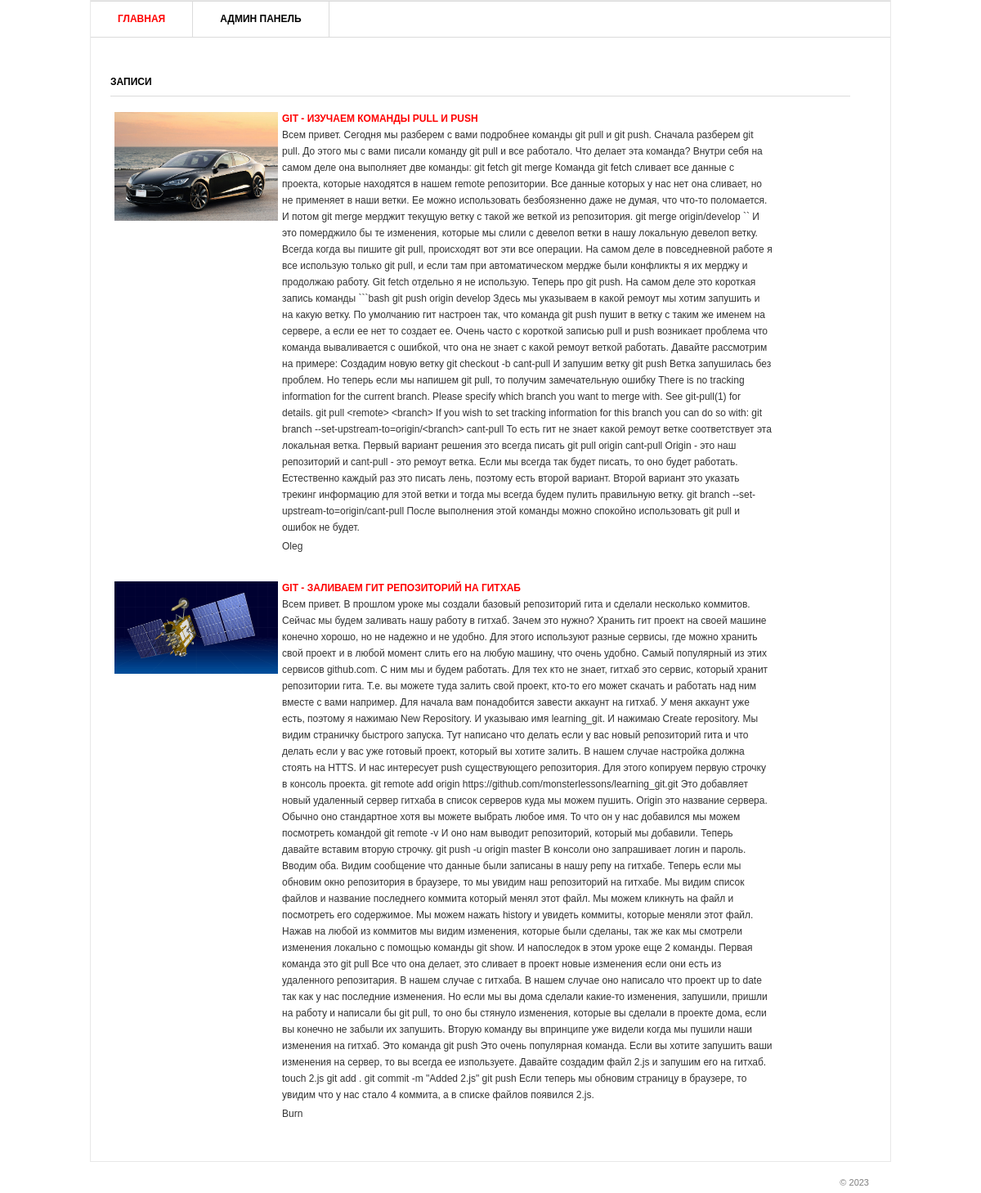
The page / on the database its author committed.
### blog/models.py (models this page shows, shortened)
class Post(models.Model):
    title = models.CharField('Заголовок записи', max_length=100)
    description = models.TextField('Текст записи')
    autor = models.CharField('Имя автора', max_length=100)
    date = models.DateField('Дата публикации')
    img = models.ImageField('Изображения', upload_to='image/%Y')
    class Meta:
        verbose_name = 'Запись'
        verbose_name_plural = 'Записи'

### blog/views.py (the view)
# urls.py: path('', views.PostView.as_view()),
class PostView(View):
    def get (self, reguest):
        posts = Post.objects.all()
        return render(reguest, 'blog/blog.html', {'post_list': posts})

### templates/blog/blog.html (shortened to what this page needs)
 {% load static %}
<html>
<head>
	<link rel="stylesheet" href="{% static 'css/style.css' %}" type="text/css" media="all" />
</head>
<body>
<div class="shell">
	<div class="border">
		<div id="navigation">
			<ul>
			    <li><a href="/" class="active">Главная</a></li>
			    <li><a href="/admin">Админ панель</a></li>
			</ul>
		</div>
		<div id="main">
			<div id="content" class="left">
				<div class="projects">
					<h3>Записи</h3>
					{% for post in post_list %}
					<div class="item">
						<div class="image left">
							<img src="{{ post.img.url }}" width="200px" />
						</div>
						<div class="text left">
							<h4><a href="{{ post.id }}">{{ post.title }}</a></h4>
							<p>{{ post.description }}</p>
							<p>{{ post.autor }}</p>
						</div>
					</div>
					{% endfor %}
				</div>
			</div>
		</div>
	</div>
	<div id="footer">
		<p class="copy right">&copy;  2023 </p>
	</div>
</div>
</body>
</html>

### static/css/style.css (style rules this page uses)
* { margin: 0; padding: 0; outline:0; }
body { font-size: 12px; line-height: 20px; font-family: Georgia, Arial, Helvetica, Sans-Serif; color: #333; background: url() repeat 0 0; }
a { color: #ff0000; text-decoration: none; cursor:pointer; }
.left, .alignleft { float: left; display: inline; }
.right, .alignright { float: right; display: inline; }
.shell { width: 980px; margin: 0 auto; }
.border { border: 1px solid #e8e8e8; background: #fff; position: relative; }
#navigation { height: 43px; border-top: 1px solid #dbdbdb; border-bottom: 1px solid #dbdbdb; }
#navigation ul { list-style: none; }
#navigation ul li { float: left; height: 43px; border-right: 1px solid #dbdbdb; font-size: 12px; line-height: 43px; font-weight: bold; text-transform: uppercase; }
#navigation ul li a { float: left; height: 43px; color: #000; padding: 0 33px; }
#navigation ul li a:hover, #navigation ul li a.active { color: #ff0000; text-decoration: none; }
#main { width: 932px; padding: 37px 24px 17px 24px; }
#main h3 { font-size: 12px; line-height: 15px; color: #000; text-transform: uppercase; border-bottom: 1px solid #dbdbdb; padding: 0 0 9px 0; }
#content { width: 905px; }
.projects { padding: 10px 0 0 0; }
.projects h3 { margin: 0 0 17px 0; }
.projects .item { margin: 0 0 28px 0; }
.projects .image { width: 183px; height: 111px; border: 0px solid #dbdbdb; padding: 2px; margin: 0 20px 0 3px; }
.projects .text { width: 600px; }
.projects .text h4 { font-size: 12px; line-height: 15px; color: #333; text-transform: uppercase; padding: 3px 0 2px 0; }
.projects .text p { padding: 0 0 3px 0; }
#footer { font-family: Arial, sans-serif; font-size: 11px; line-height: 14px; color: #7f7f7f; padding: 18px 27px 20px 38px; }

### rows shown on the page
Post: img (picture), title "GIT - ИЗУЧАЕМ КОМАНДЫ PULL И PUSH", description "Всем привет. Сегодня мы разберем с вами подробнее команды git pull и git push. Сначала разберем git pull. До этого мы с вами писали команду git pull и все работало. Что делает эта команда? Внутри себя на самом деле она выполняет две команды: git fetch git merge Команда git fetch сливает все данные с проекта, которые находятся в нашем remote репозитории. Все данные которых у нас нет она сливает, но не применяет в наши ветки. Ее можно использовать безбоязненно даже не думая, что что-то поломается. И потом git merge мерджит текущую ветку с такой же веткой из репозитория. git merge origin/develop `` И это померджило бы те изменения, которые мы слили с девелоп ветки в нашу локальную девелоп…", autor "Oleg"
Post: img (picture), title "GIT - ЗАЛИВАЕМ ГИТ РЕПОЗИТОРИЙ НА ГИТХАБ", description "Всем привет. В прошлом уроке мы создали базовый репозиторий гита и сделали несколько коммитов. Сейчас мы будем заливать нашу работу в гитхаб. Зачем это нужно? Хранить гит проект на своей машине конечно хорошо, но не надежно и не удобно. Для этого используют разные сервисы, где можно хранить свой проект и в любой момент слить его на любую машину, что очень удобно. Самый популярный из этих сервисов github.com. С ним мы и будем работать. Для тех кто не знает, гитхаб это сервис, который хранит репозитории гита. Т.е. вы можете туда залить свой проект, кто-то его может скачать и работать над ним вместе с вами например. Для начала вам понадобится завести аккаунт на гитхаб. У меня аккаунт уже есть,…", autor "Burn"
